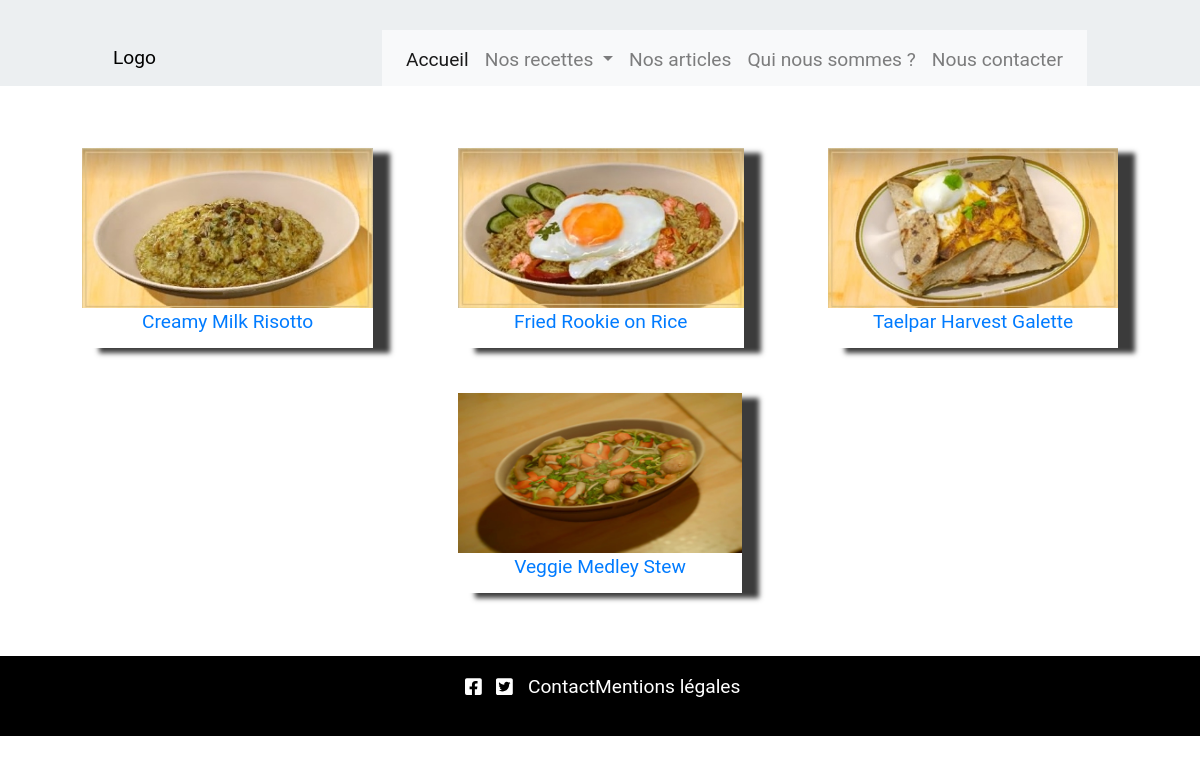
The page /front/recettesCategorie.php?categorie=Végétarien on the database as committed earlier.
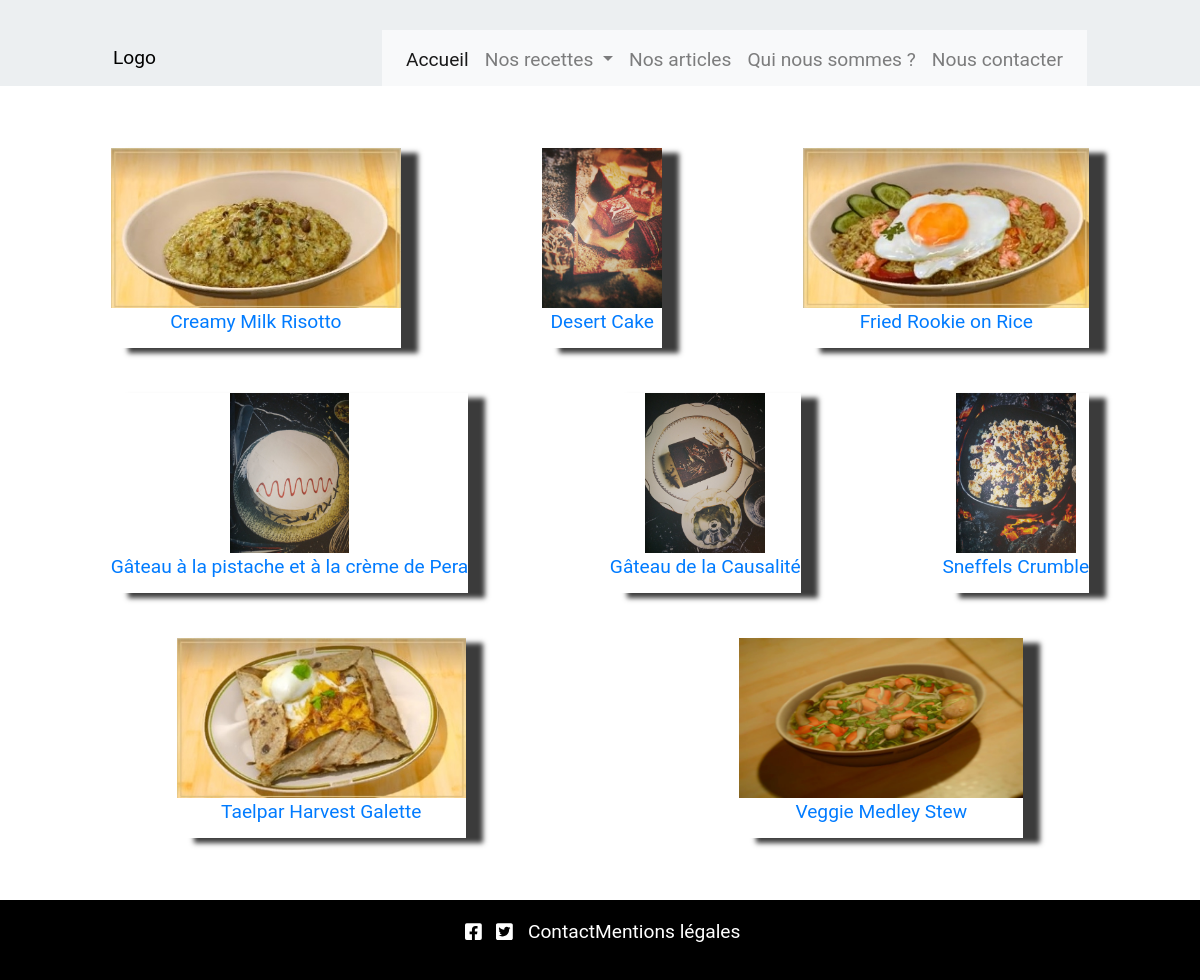
The same page on the database as committed later.
### tables this page shows
CREATE TABLE IF NOT EXISTS `recette` (
  `idRecette` int(4) NOT NULL AUTO_INCREMENT,
  `idOrigine` int(4) NOT NULL,
  `nomRecette` varchar(100) NOT NULL,
  `descriptionRecette` varchar(500) DEFAULT NULL,
  `dureeCuisson` varchar(100) DEFAULT NULL,
  `dureePreparation` varchar(100) DEFAULT NULL,
  `recetteRecette` varchar(5000) DEFAULT NULL,
  `effetsRecette` varchar(500) DEFAULT NULL,
  `idCategorie` int(4) NOT NULL,
  `idImage` int(4) DEFAULT NULL,
  `idEtat` int(4) DEFAULT NULL,
  PRIMARY KEY (`idRecette`),
  KEY `fkOrigine` (`idOrigine`),
  KEY `fkCategorie` (`idCategorie`),
  KEY `fkImage` (`idImage`),
  KEY `fkEtat` (`idEtat`)
);

### front/recettesCategorie.php (the view, shortened to what this page needs)
<section id="pageRecette">
  <?php
    $base = connect();
    $parametre = $_GET['categorie'];
    $parametre = $base->query("SELECT idCategorie FROM categorie WHERE nomCategorie = '". $parametre ."'")->fetch(PDO::FETCH_OBJ);
    if($parametre){
      $requete= $base->query("SELECT * FROM recette WHERE idCategorie = ". $parametre->idCategorie ." ORDER BY nomRecette");
      while($ligne= $requete->fetch(PDO::FETCH_OBJ)){
        $thumbnail = '<figure class="miniRecette">';
        $thumbnail .= '<a href="recette.php?idrecette='.$ligne->idRecette.'">';
        $image= $base->query("SELECT urlImage FROM image WHERE idImage='".$ligne->idImage."'")->fetch(PDO::FETCH_OBJ);
        $image->urlImage = str_replace("_p", "_g", $image->urlImage);
        $thumbnail .= '<img src="'.$image->urlImage.'" alt="'.$ligne->nomRecette.'">';
        $thumbnail .= '<figcaption>'.$ligne->nomRecette.'</figcaption>';
        $thumbnail .= '</a>';
        $thumbnail .= '</figure>';
        echo $thumbnail;
      }
    }
    else{
      echo "Désolé, mais cette catégorie n'existe pas.";
    }
  ?>
</section>

Rows that differ between the two databases and show on the page:
added recette: nomRecette (picture), nomRecette "Desert Cake"
added recette: nomRecette (picture), nomRecette "Gâteau à la pistache et à la crème de Pera"
added recette: nomRecette (picture), nomRecette "Gâteau de la Causalité"
added recette: nomRecette (picture), nomRecette "Sneffels Crumble"
